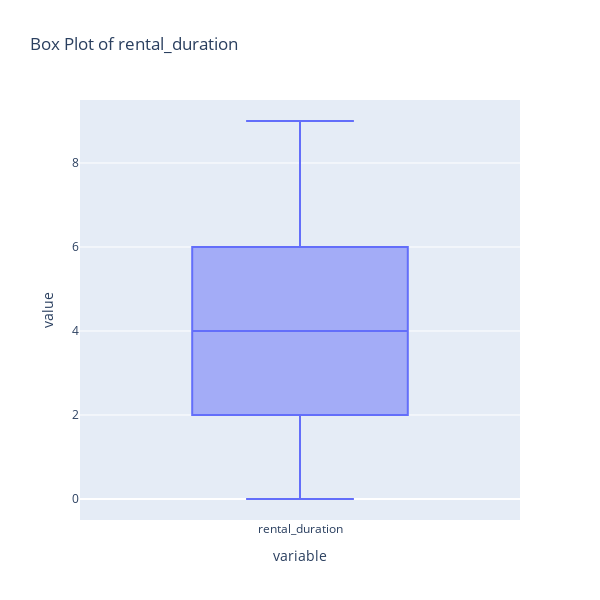

Notebook code for this chart:
### Code cell
# using boxplot to visualize oulier for the "revenue" feature
fig = px.box(
    df,
    y=["rental_duration"],
    title="Box Plot of rental_duration ",
    width=600,
    height=600
)
fig.show()

### Figure 1 — Plotly figure (JSON) as saved in the notebook; plotly's stock layout.template omitted (floating-point values rounded to 4 significant figures; data arrays with more than 128 entries replaced by an {"elided": "..."} marker saying what was removed)
{"data": [{"alignmentgroup": "True", "hovertemplate": "variable=%{x}<br>value=%{y}<extra></extra>", "legendgroup": "", "marker": {"color": "#636efa"}, "name": "", "notched": false, "offsetgroup": "", "orientation": "v", "showlegend": false, "type": "box", "x": {"elided": "13635 str values"}, "x0": " ", "xaxis": "x", "y": {"elided": "13635 int values"}, "y0": " ", "yaxis": "y"}], "layout": {"boxmode": "group", "height": 600, "legend": {"tracegroupgap": 0}, "title": {"text": "Box Plot of rental_duration "}, "width": 600, "xaxis": {"anchor": "y", "domain": [0, 1], "title": {"text": "variable"}}, "yaxis": {"anchor": "x", "domain": [0, 1], "title": {"text": "value"}}}}
